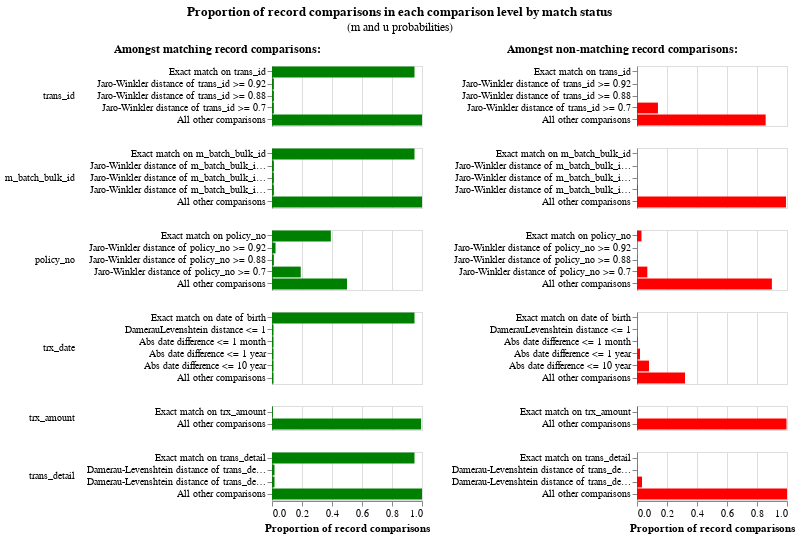

The notebook cell this image was saved under:
### Code cell
linker_detailed.visualisations.m_u_parameters_chart()

### Figure 1 — Vega-Lite specification as saved in the notebook (floating-point values rounded to 4 significant figures)
{"config": {"view": {"continuousWidth": 300, "continuousHeight": 300, "discreteHeight": 300, "discreteWidth": 400}, "header": {"title": null}, "title": {"anchor": "middle", "offset": 10}}, "hconcat": [{"mark": "bar", "encoding": {"color": {"value": "green"}, "row": {"field": "comparison_name", "header": {"labelAlign": "left", "labelAnchor": "middle", "labelAngle": 0}, "sort": {"field": "comparison_sort_order"}, "type": "nominal"}, "tooltip": [{"field": "m_probability_description", "title": "m probability description", "type": "nominal"}, {"field": "comparison_name", "title": "Comparison column name", "type": "nominal"}, {"field": "label_for_charts", "title": "Label", "type": "ordinal"}, {"field": "sql_condition", "title": "SQL condition", "type": "nominal"}, {"field": "m_probability", "format": ".4p", "title": "m probability", "type": "quantitative"}, {"field": "u_probability", "format": ".4p", "title": "u probability", "type": "quantitative"}, {"field": "bayes_factor", "format": ",.4f", "title": "Bayes factor = m/u", "type": "quantitative"}, {"field": "log2_bayes_factor", "format": ",.4f", "title": "Match weight = log2(m/u)", "type": "quantitative"}], "x": {"axis": {"title": "Proportion of record comparisons"}, "field": "m_probability", "type": "quantitative"}, "y": {"axis": {"title": null}, "field": "label_for_charts", "sort": {"field": "comparison_vector_value", "order": "descending"}, "type": "nominal"}}, "height": {"step": 12}, "resolve": {"scale": {"y": "independent"}}, "title": {"text": "Amongst matching record comparisons:", "fontSize": 12, "fontWeight": "bold"}, "transform": [{"filter": "(datum.bayes_factor != 'no-op filter due to vega lite issue 4680')"}], "width": 150}, {"mark": "bar", "encoding": {"color": {"value": "red"}, "row": {"field": "comparison_name", "header": {"labels": false}, "sort": {"field": "comparison_sort_order"}, "type": "nominal"}, "tooltip": [{"field": "u_probability_description", "title": "u probability description", "type": "nominal"}, {"field": "comparison_name", "title": "Comparison column name", "type": "nominal"}, {"field": "label_for_charts", "title": "Label", "type": "ordinal"}, {"field": "sql_condition", "title": "SQL condition", "type": "nominal"}, {"field": "m_probability", "format": ".4p", "title": "m probability", "type": "quantitative"}, {"field": "u_probability", "format": ".4p", "title": "u probability", "type": "quantitative"}, {"field": "bayes_factor", "format": ",.4f", "title": "Bayes factor = m/u", "type": "quantitative"}, {"field": "log2_bayes_factor", "format": ",.4f", "title": "Match weight = log2(m/u)", "type": "quantitative"}], "x": {"axis": {"title": "Proportion of record comparisons"}, "field": "u_probability", "type": "quantitative"}, "y": {"axis": {"title": null}, "field": "label_for_charts", "sort": {"field": "comparison_vector_value", "order": "descending"}, "type": "nominal"}}, "height": {"step": 12}, "resolve": {"scale": {"y": "independent"}}, "title": {"text": "Amongst non-matching record comparisons:", "fontSize": 12, "fontWeight": "bold"}, "transform": [{"filter": "(datum.bayes_factor != 'no-op filter2 due to vega lite issue 4680')"}], "width": 150}], "data": {"name": "data-8b3c78739d776d217d8330ae8fbf1624"}, "title": {"text": "Proportion of record comparisons in each comparison level by match status", "subtitle": "(m and u probabilities)"}, "$schema": "https://vega.github.io/schema/vega-lite/v5.9.3.json", "datasets": {"data-8b3c78739d776d217d8330ae8fbf1624": [{"comparison_name": "trans_id", "sql_condition": "\"trans_id_l\" = \"trans_id_r\"", "label_for_charts": "Exact match on trans_id", "m_probability": 0.95, "u_probability": 0.0001614, "m_probability_description": "Amongst matching record comparisons, 95.00% of records are in the exact match on trans_id comparison level", "u_probability_description": "Amongst non-matching record comparisons, 0.02% of records are in the exact match on trans_id comparison level", "has_tf_adjustments": true, "tf_adjustment_column": "trans_id", "tf_adjustment_weight": 1.0, "is_null_level": false, "bayes_factor": 5887.0, "log2_bayes_factor": 12.52, "comparison_vector_value": 4, "max_comparison_vector_value": 4, "bayes_factor_description": "If comparison level is `exact match on trans_id` then comparison is 5,886.78 times more likely to be a match", "probability_two_random_records_match": 0.0001372, "comparison_sort_order": 0}, {"comparison_name": "trans_id", "sql_condition": "jaro_winkler_similarity(\"trans_id_l\", \"trans_id_r\") >= 0.92", "label_for_charts": "Jaro-Winkler distance of trans_id >= 0.92", "m_probability": 0.0125, "u_probability": 0.0001645, "m_probability_description": "Amongst matching record comparisons, 1.25% of records are in the jaro-winkler distance of trans_id >= 0.92 comparison level", "u_probability_description": "Amongst non-matching record comparisons, 0.02% of records are in the jaro-winkler distance of trans_id >= 0.92 comparison level", "has_tf_adjustments": false, "tf_adjustment_column": null, "tf_adjustment_weight": 1.0, "is_null_level": false, "bayes_factor": 76.01, "log2_bayes_factor": 6.248, "comparison_vector_value": 3, "max_comparison_vector_value": 4, "bayes_factor_description": "If comparison level is `jaro-winkler distance of trans_id >= 0.92` then comparison is 76.01 times more likely to be a match", "probability_two_random_records_match": 0.0001372, "comparison_sort_order": 0}, {"comparison_name": "trans_id", "sql_condition": "jaro_winkler_similarity(\"trans_id_l\", \"trans_id_r\") >= 0.88", "label_for_charts": "Jaro-Winkler distance of trans_id >= 0.88", "m_probability": 0.0125, "u_probability": 0.002247, "m_probability_description": "Amongst matching record comparisons, 1.25% of records are in the jaro-winkler distance of trans_id >= 0.88 comparison level", "u_probability_description": "Amongst non-matching record comparisons, 0.22% of records are in the jaro-winkler distance of trans_id >= 0.88 comparison level", "has_tf_adjustments": false, "tf_adjustment_column": null, "tf_adjustment_weight": 1.0, "is_null_level": false, "bayes_factor": 5.563, "log2_bayes_factor": 2.476, "comparison_vector_value": 2, "max_comparison_vector_value": 4, "bayes_factor_description": "If comparison level is `jaro-winkler distance of trans_id >= 0.88` then comparison is 5.56 times more likely to be a match", "probability_two_random_records_match": 0.0001372, "comparison_sort_order": 0}, {"comparison_name": "trans_id", "sql_condition": "jaro_winkler_similarity(\"trans_id_l\", \"trans_id_r\") >= 0.7", "label_for_charts": "Jaro-Winkler distance of trans_id >= 0.7", "m_probability": 0.0125, "u_probability": 0.1397, "m_probability_description": "Amongst matching record comparisons, 1.25% of records are in the jaro-winkler distance of trans_id >= 0.7 comparison level", "u_probability_description": "Amongst non-matching record comparisons, 13.97% of records are in the jaro-winkler distance of trans_id >= 0.7 comparison level", "has_tf_adjustments": false, "tf_adjustment_column": null, "tf_adjustment_weight": 1.0, "is_null_level": false, "bayes_factor": 0.08947, "log2_bayes_factor": -3.482, "comparison_vector_value": 1, "max_comparison_vector_value": 4, "bayes_factor_description": "If comparison level is `jaro-winkler distance of trans_id >= 0.7` then comparison is  11.18 times less likely to be a match", "probability_two_random_records_match": 0.0001372, "comparison_sort_order": 0}, {"comparison_name": "trans_id", "sql_condition": "ELSE", "label_for_charts": "All other comparisons", "m_probability": 1.0, "u_probability": 0.8577, "m_probability_description": "Amongst matching record comparisons, 100.00% of records are in the all other comparisons comparison level", "u_probability_description": "Amongst non-matching record comparisons, 85.77% of records are in the all other comparisons comparison level", "has_tf_adjustments": false, "tf_adjustment_column": null, "tf_adjustment_weight": 1.0, "is_null_level": false, "bayes_factor": 1.166, "log2_bayes_factor": 0.2214, "comparison_vector_value": 0, "max_comparison_vector_value": 4, "bayes_factor_description": "If comparison level is `all other comparisons` then comparison is 1.17 times more likely to be a match", "probability_two_random_records_match": 0.0001372, "comparison_sort_order": 0}, {"comparison_name": "m_batch_bulk_id", "sql_condition": "\"m_batch_bulk_id_l\" = \"m_batch_bulk_id_r\"", "label_for_charts": "Exact match on m_batch_bulk_id", "m_probability": 0.95, "u_probability": 6.157e-05, "m_probability_description": "Amongst matching record comparisons, 95.00% of records are in the exact match on m_batch_bulk_id comparison level", "u_probability_description": "Amongst non-matching record comparisons, 0.01% of records are in the exact match on m_batch_bulk_id comparison level", "has_tf_adjustments": true, "tf_adjustment_column": "m_batch_bulk_id", "tf_adjustment_weight": 1.0, "is_null_level": false, "bayes_factor": 15430.0, "log2_bayes_factor": 13.91, "comparison_vector_value": 4, "max_comparison_vector_value": 4, "bayes_factor_description": "If comparison level is `exact match on m_batch_bulk_id` then comparison is 15,428.64 times more likely to be a match", "probability_two_random_records_match": 0.0001372, "comparison_sort_order": 1}, {"comparison_name": "m_batch_bulk_id", "sql_condition": "jaro_winkler_similarity(\"m_batch_bulk_id_l\", \"m_batch_bulk_id_r\") >= 0.92", "label_for_charts": "Jaro-Winkler distance of m_batch_bulk_id >= 0.92", "m_probability": 0.0125, "u_probability": 0.0001932, "m_probability_description": "Amongst matching record comparisons, 1.25% of records are in the jaro-winkler distance of m_batch_bulk_id >= 0.92 comparison level", "u_probability_description": "Amongst non-matching record comparisons, 0.02% of records are in the jaro-winkler distance of m_batch_bulk_id >= 0.92 comparison level", "has_tf_adjustments": false, "tf_adjustment_column": null, "tf_adjustment_weight": 1.0, "is_null_level": false, "bayes_factor": 64.71, "log2_bayes_factor": 6.016, "comparison_vector_value": 3, "max_comparison_vector_value": 4, "bayes_factor_description": "If comparison level is `jaro-winkler distance of m_batch_bulk_id >= 0.92` then comparison is 64.71 times more likely to be a match", "probability_two_random_records_match": 0.0001372, "comparison_sort_order": 1}, {"comparison_name": "m_batch_bulk_id", "sql_condition": "jaro_winkler_similarity(\"m_batch_bulk_id_l\", \"m_batch_bulk_id_r\") >= 0.88", "label_for_charts": "Jaro-Winkler distance of m_batch_bulk_id >= 0.88", "m_probability": 0.0125, "u_probability": 0.001401, "m_probability_description": "Amongst matching record comparisons, 1.25% of records are in the jaro-winkler distance of m_batch_bulk_id >= 0.88 comparison level", "u_probability_description": "Amongst non-matching record comparisons, 0.14% of records are in the jaro-winkler distance of m_batch_bulk_id >= 0.88 comparison level", "has_tf_adjustments": false, "tf_adjustment_column": null, "tf_adjustment_weight": 1.0, "is_null_level": false, "bayes_factor": 8.919, "log2_bayes_factor": 3.157, "comparison_vector_value": 2, "max_comparison_vector_value": 4, "bayes_factor_description": "If comparison level is `jaro-winkler distance of m_batch_bulk_id >= 0.88` then comparison is 8.92 times more likely to be a match", "probability_two_random_records_match": 0.0001372, "comparison_sort_order": 1}, {"comparison_name": "m_batch_bulk_id", "sql_condition": "jaro_winkler_similarity(\"m_batch_bulk_id_l\", \"m_batch_bulk_id_r\") >= 0.7", "label_for_charts": "Jaro-Winkler distance of m_batch_bulk_id >= 0.7", "m_probability": 0.0125, "u_probability": 0.005057, "m_probability_description": "Amongst matching record comparisons, 1.25% of records are in the jaro-winkler distance of m_batch_bulk_id >= 0.7 comparison level", "u_probability_description": "Amongst non-matching record comparisons, 0.51% of records are in the jaro-winkler distance of m_batch_bulk_id >= 0.7 comparison level", "has_tf_adjustments": false, "tf_adjustment_column": null, "tf_adjustment_weight": 1.0, "is_null_level": false, "bayes_factor": 2.472, "log2_bayes_factor": 1.306, "comparison_vector_value": 1, "max_comparison_vector_value": 4, "bayes_factor_description": "If comparison level is `jaro-winkler distance of m_batch_bulk_id >= 0.7` then comparison is 2.47 times more likely to be a match", "probability_two_random_records_match": 0.0001372, "comparison_sort_order": 1}, {"comparison_name": "m_batch_bulk_id", "sql_condition": "ELSE", "label_for_charts": "All other comparisons", "m_probability": 1.0, "u_probability": 0.9933, "m_probability_description": "Amongst matching record comparisons, 100.00% of records are in the all other comparisons comparison level", "u_probability_description": "Amongst non-matching record comparisons, 99.33% of records are in the all other comparisons comparison level", "has_tf_adjustments": false, "tf_adjustment_column": null, "tf_adjustment_weight": 1.0, "is_null_level": false, "bayes_factor": 1.007, "log2_bayes_factor": 0.009718, "comparison_vector_value": 0, "max_comparison_vector_value": 4, "bayes_factor_description": "If comparison level is `all other comparisons` then comparison is 1.01 times more likely to be a match", "probability_two_random_records_match": 0.0001372, "comparison_sort_order": 1}, {"comparison_name": "policy_no", "sql_condition": "\"policy_no_l\" = \"policy_no_r\"", "label_for_charts": "Exact match on policy_no", "m_probability": 0.3924, "u_probability": 0.02986, "m_probability_description": "Amongst matching record comparisons, 39.24% of records are in the exact match on policy_no comparison level", "u_probability_description": "Amongst non-matching record comparisons, 2.99% of records are in the exact match on policy_no comparison level", "has_tf_adjustments": true, "tf_adjustment_column": "policy_no", "tf_adjustment_weight": 1.0, "is_null_level": false, "bayes_factor": 13.14, "log2_bayes_factor": 3.716, "comparison_vector_value": 4, "max_comparison_vector_value": 4, "bayes_factor_description": "If comparison level is `exact match on policy_no` then comparison is 13.14 times more likely to be a match", "probability_two_random_records_match": 0.0001372, "comparison_sort_order": 2}, {"comparison_name": "policy_no", "sql_condition": "jaro_winkler_similarity(\"policy_no_l\", \"policy_no_r\") >= 0.92", "label_for_charts": "Jaro-Winkler distance of policy_no >= 0.92", "m_probability": 0.02349, "u_probability": 0.0002653, "m_probability_description": "Amongst matching record comparisons, 2.35% of records are in the jaro-winkler distance of policy_no >= 0.92 comparison level", "u_probability_description": "Amongst non-matching record comparisons, 0.03% of records are in the jaro-winkler distance of policy_no >= 0.92 comparison level", "has_tf_adjustments": false, "tf_adjustment_column": null, "tf_adjustment_weight": 1.0, "is_null_level": false, "bayes_factor": 88.57, "log2_bayes_factor": 6.469, "comparison_vector_value": 3, "max_comparison_vector_value": 4, "bayes_factor_description": "If comparison level is `jaro-winkler distance of policy_no >= 0.92` then comparison is 88.57 times more likely to be a match", "probability_two_random_records_match": 0.0001372, "comparison_sort_order": 2}, {"comparison_name": "policy_no", "sql_condition": "jaro_winkler_similarity(\"policy_no_l\", \"policy_no_r\") >= 0.88", "label_for_charts": "Jaro-Winkler distance of policy_no >= 0.88", "m_probability": 0.0125, "u_probability": 0.001757, "m_probability_description": "Amongst matching record comparisons, 1.25% of records are in the jaro-winkler distance of policy_no >= 0.88 comparison level", "u_probability_description": "Amongst non-matching record comparisons, 0.18% of records are in the jaro-winkler distance of policy_no >= 0.88 comparison level", "has_tf_adjustments": false, "tf_adjustment_column": null, "tf_adjustment_weight": 1.0, "is_null_level": false, "bayes_factor": 7.114, "log2_bayes_factor": 2.831, "comparison_vector_value": 2, "max_comparison_vector_value": 4, "bayes_factor_description": "If comparison level is `jaro-winkler distance of policy_no >= 0.88` then comparison is 7.11 times more likely to be a match", "probability_two_random_records_match": 0.0001372, "comparison_sort_order": 2}, {"comparison_name": "policy_no", "sql_condition": "jaro_winkler_similarity(\"policy_no_l\", \"policy_no_r\") >= 0.7", "label_for_charts": "Jaro-Winkler distance of policy_no >= 0.7", "m_probability": 0.1917, "u_probability": 0.06891, "m_probability_description": "Amongst matching record comparisons, 19.17% of records are in the jaro-winkler distance of policy_no >= 0.7 comparison level", "u_probability_description": "Amongst non-matching record comparisons, 6.89% of records are in the jaro-winkler distance of policy_no >= 0.7 comparison level", "has_tf_adjustments": false, "tf_adjustment_column": null, "tf_adjustment_weight": 1.0, "is_null_level": false, "bayes_factor": 2.781, "log2_bayes_factor": 1.476, "comparison_vector_value": 1, "max_comparison_vector_value": 4, "bayes_factor_description": "If comparison level is `jaro-winkler distance of policy_no >= 0.7` then comparison is 2.78 times more likely to be a match", "probability_two_random_records_match": 0.0001372, "comparison_sort_order": 2}, {"comparison_name": "policy_no", "sql_condition": "ELSE", "label_for_charts": "All other comparisons", "m_probability": 0.5001, "u_probability": 0.8992, "m_probability_description": "Amongst matching record comparisons, 50.01% of records are in the all other comparisons comparison level", "u_probability_description": "Amongst non-matching record comparisons, 89.92% of records are in the all other comparisons comparison level", "has_tf_adjustments": false, "tf_adjustment_column": null, "tf_adjustment_weight": 1.0, "is_null_level": false, "bayes_factor": 0.5561, "log2_bayes_factor": -0.8465, "comparison_vector_value": 0, "max_comparison_vector_value": 4, "bayes_factor_description": "If comparison level is `all other comparisons` then comparison is  1.80 times less likely to be a match", "probability_two_random_records_match": 0.0001372, "comparison_sort_order": 2}, {"comparison_name": "trx_date", "sql_condition": "\"trx_date_l\" = \"trx_date_r\"", "label_for_charts": "Exact match on date of birth", "m_probability": 0.95, "u_probability": 0.0009277, "m_probability_description": "Amongst matching record comparisons, 95.00% of records are in the exact match on date of birth comparison level", "u_probability_description": "Amongst non-matching record comparisons, 0.09% of records are in the exact match on date of birth comparison level", "has_tf_adjustments": false, "tf_adjustment_column": null, "tf_adjustment_weight": 1.0, "is_null_level": false, "bayes_factor": 1024.0, "log2_bayes_factor": 10.0, "comparison_vector_value": 5, "max_comparison_vector_value": 5, "bayes_factor_description": "If comparison level is `exact match on date of birth` then comparison is 1,024.00 times more likely to be a match", "probability_two_random_records_match": 0.0001372, "comparison_sort_order": 3}, {"comparison_name": "trx_date", "sql_condition": "damerau_levenshtein(\"trx_date_l\", \"trx_date_r\") <= 1", "label_for_charts": "DamerauLevenshtein distance <= 1", "m_probability": 0.01, "u_probability": 0.00125, "m_probability_description": "Amongst matching record comparisons, 1.00% of records are in the dameraulevenshtein distance <= 1 comparison level", "u_probability_description": "Amongst non-matching record comparisons, 0.13% of records are in the dameraulevenshtein distance <= 1 comparison level", "has_tf_adjustments": false, "tf_adjustment_column": null, "tf_adjustment_weight": 1.0, "is_null_level": false, "bayes_factor": 8.0, "log2_bayes_factor": 3.0, "comparison_vector_value": 4, "max_comparison_vector_value": 5, "bayes_factor_description": "If comparison level is `dameraulevenshtein distance <= 1` then comparison is 8.00 times more likely to be a match", "probability_two_random_records_match": 0.0001372, "comparison_sort_order": 3}, {"comparison_name": "trx_date", "sql_condition": "ABS(EPOCH(try_strptime(\"trx_date_l\", '%Y-%m-%d')) - EPOCH(try_strptime(\"trx_date_r\", '%Y-%m-%d'))) <= 2629800.0", "label_for_charts": "Abs date difference <= 1 month", "m_probability": 0.01, "u_probability": 0.005, "m_probability_description": "Amongst matching record comparisons, 1.00% of records are in the abs date difference <= 1 month comparison level", "u_probability_description": "Amongst non-matching record comparisons, 0.50% of records are in the abs date difference <= 1 month comparison level", "has_tf_adjustments": false, "tf_adjustment_column": null, "tf_adjustment_weight": 1.0, "is_null_level": false, "bayes_factor": 2.0, "log2_bayes_factor": 1.0, "comparison_vector_value": 3, "max_comparison_vector_value": 5, "bayes_factor_description": "If comparison level is `abs date difference <= 1 month` then comparison is 2.00 times more likely to be a match", "probability_two_random_records_match": 0.0001372, "comparison_sort_order": 3}, {"comparison_name": "trx_date", "sql_condition": "ABS(EPOCH(try_strptime(\"trx_date_l\", '%Y-%m-%d')) - EPOCH(try_strptime(\"trx_date_r\", '%Y-%m-%d'))) <= 31557600.0", "label_for_charts": "Abs date difference <= 1 year", "m_probability": 0.01, "u_probability": 0.02, "m_probability_description": "Amongst matching record comparisons, 1.00% of records are in the abs date difference <= 1 year comparison level", "u_probability_description": "Amongst non-matching record comparisons, 2.00% of records are in the abs date difference <= 1 year comparison level", "has_tf_adjustments": false, "tf_adjustment_column": null, "tf_adjustment_weight": 1.0, "is_null_level": false, "bayes_factor": 0.5, "log2_bayes_factor": -1.0, "comparison_vector_value": 2, "max_comparison_vector_value": 5, "bayes_factor_description": "If comparison level is `abs date difference <= 1 year` then comparison is  2.00 times less likely to be a match", "probability_two_random_records_match": 0.0001372, "comparison_sort_order": 3}, {"comparison_name": "trx_date", "sql_condition": "ABS(EPOCH(try_strptime(\"trx_date_l\", '%Y-%m-%d')) - EPOCH(try_strptime(\"trx_date_r\", '%Y-%m-%d'))) <= 315576000.0", "label_for_charts": "Abs date difference <= 10 year", "m_probability": 0.01, "u_probability": 0.08, "m_probability_description": "Amongst matching record comparisons, 1.00% of records are in the abs date difference <= 10 year comparison level", "u_probability_description": "Amongst non-matching record comparisons, 8.00% of records are in the abs date difference <= 10 year comparison level", "has_tf_adjustments": false, "tf_adjustment_column": null, "tf_adjustment_weight": 1.0, "is_null_level": false, "bayes_factor": 0.125, "log2_bayes_factor": -3.0, "comparison_vector_value": 1, "max_comparison_vector_value": 5, "bayes_factor_description": "If comparison level is `abs date difference <= 10 year` then comparison is  8.00 times less likely to be a match", "probability_two_random_records_match": 0.0001372, "comparison_sort_order": 3}, {"comparison_name": "trx_date", "sql_condition": "ELSE", "label_for_charts": "All other comparisons", "m_probability": 0.01, "u_probability": 0.32, "m_probability_description": "Amongst matching record comparisons, 1.00% of records are in the all other comparisons comparison level", "u_probability_description": "Amongst non-matching record comparisons, 32.00% of records are in the all other comparisons comparison level", "has_tf_adjustments": false, "tf_adjustment_column": null, "tf_adjustment_weight": 1.0, "is_null_level": false, "bayes_factor": 0.03125, "log2_bayes_factor": -5.0, "comparison_vector_value": 0, "max_comparison_vector_value": 5, "bayes_factor_description": "If comparison level is `all other comparisons` then comparison is  32.00 times less likely to be a match", "probability_two_random_records_match": 0.0001372, "comparison_sort_order": 3}, {"comparison_name": "trx_amount", "sql_condition": "\"trx_amount_l\" = \"trx_amount_r\"", "label_for_charts": "Exact match on trx_amount", "m_probability": 0.006027, "u_probability": 0.003254, "m_probability_description": "Amongst matching record comparisons, 0.60% of records are in the exact match on trx_amount comparison level", "u_probability_description": "Amongst non-matching record comparisons, 0.33% of records are in the exact match on trx_amount comparison level", "has_tf_adjustments": true, "tf_adjustment_column": "trx_amount", "tf_adjustment_weight": 1.0, "is_null_level": false, "bayes_factor": 1.852, "log2_bayes_factor": 0.8894, "comparison_vector_value": 1, "max_comparison_vector_value": 1, "bayes_factor_description": "If comparison level is `exact match on trx_amount` then comparison is 1.85 times more likely to be a match", "probability_two_random_records_match": 0.0001372, "comparison_sort_order": 4}, {"comparison_name": "trx_amount", "sql_condition": "ELSE", "label_for_charts": "All other comparisons", "m_probability": 0.994, "u_probability": 0.9967, "m_probability_description": "Amongst matching record comparisons, 99.40% of records are in the all other comparisons comparison level", "u_probability_description": "Amongst non-matching record comparisons, 99.67% of records are in the all other comparisons comparison level", "has_tf_adjustments": false, "tf_adjustment_column": null, "tf_adjustment_weight": 1.0, "is_null_level": false, "bayes_factor": 0.9972, "log2_bayes_factor": -0.00402, "comparison_vector_value": 0, "max_comparison_vector_value": 1, "bayes_factor_description": "If comparison level is `all other comparisons` then comparison is  1.00 times less likely to be a match", "probability_two_random_records_match": 0.0001372, "comparison_sort_order": 4}, {"comparison_name": "trans_detail", "sql_condition": "\"trans_detail_l\" = \"trans_detail_r\"", "label_for_charts": "Exact match on trans_detail", "m_probability": 0.95, "u_probability": 0.0009277, "m_probability_description": "Amongst matching record comparisons, 95.00% of records are in the exact match on trans_detail comparison level", "u_probability_description": "Amongst non-matching record comparisons, 0.09% of records are in the exact match on trans_detail comparison level", "has_tf_adjustments": true, "tf_adjustment_column": "trans_detail", "tf_adjustment_weight": 1.0, "is_null_level": false, "bayes_factor": 1024.0, "log2_bayes_factor": 10.0, "comparison_vector_value": 3, "max_comparison_vector_value": 3, "bayes_factor_description": "If comparison level is `exact match on trans_detail` then comparison is 1,024.00 times more likely to be a match", "probability_two_random_records_match": 0.0001372, "comparison_sort_order": 5}, {"comparison_name": "trans_detail", "sql_condition": "damerau_levenshtein(\"trans_detail_l\", \"trans_detail_r\") <= 1", "label_for_charts": "Damerau-Levenshtein distance of trans_detail <= 1", "m_probability": 0.01667, "u_probability": 0.002083, "m_probability_description": "Amongst matching record comparisons, 1.67% of records are in the damerau-levenshtein distance of trans_detail <= 1 comparison level", "u_probability_description": "Amongst non-matching record comparisons, 0.21% of records are in the damerau-levenshtein distance of trans_detail <= 1 comparison level", "has_tf_adjustments": false, "tf_adjustment_column": null, "tf_adjustment_weight": 1.0, "is_null_level": false, "bayes_factor": 8.0, "log2_bayes_factor": 3.0, "comparison_vector_value": 2, "max_comparison_vector_value": 3, "bayes_factor_description": "If comparison level is `damerau-levenshtein distance of trans_detail <= 1` then comparison is 8.00 times more likely to be a match", "probability_two_random_records_match": 0.0001372, "comparison_sort_order": 5}, {"comparison_name": "trans_detail", "sql_condition": "damerau_levenshtein(\"trans_detail_l\", \"trans_detail_r\") <= 2", "label_for_charts": "Damerau-Levenshtein distance of trans_detail <= 2", "m_probability": 0.01667, "u_probability": 0.03333, "m_probability_description": "Amongst matching record comparisons, 1.67% of records are in the damerau-levenshtein distance of trans_detail <= 2 comparison level", "u_probability_description": "Amongst non-matching record comparisons, 3.33% of records are in the damerau-levenshtein distance of trans_detail <= 2 comparison level", "has_tf_adjustments": false, "tf_adjustment_column": null, "tf_adjustment_weight": 1.0, "is_null_level": false, "bayes_factor": 0.5, "log2_bayes_factor": -1.0, "comparison_vector_value": 1, "max_comparison_vector_value": 3, "bayes_factor_description": "If comparison level is `damerau-levenshtein distance of trans_detail <= 2` then comparison is  2.00 times less likely to be a match", "probability_two_random_records_match": 0.0001372, "comparison_sort_order": 5}, {"comparison_name": "trans_detail", "sql_condition": "ELSE", "label_for_charts": "All other comparisons", "m_probability": 1.0, "u_probability": 1.0, "m_probability_description": "Amongst matching record comparisons, 100.00% of records are in the all other comparisons comparison level", "u_probability_description": "Amongst non-matching record comparisons, 100.00% of records are in the all other comparisons comparison level", "has_tf_adjustments": false, "tf_adjustment_column": null, "tf_adjustment_weight": 1.0, "is_null_level": false, "bayes_factor": 1.0, "log2_bayes_factor": 0.0, "comparison_vector_value": 0, "max_comparison_vector_value": 3, "bayes_factor_description": "If comparison level is `all other comparisons` then comparison is 1.00 times more likely to be a match", "probability_two_random_records_match": 0.0001372, "comparison_sort_order": 5}]}}
